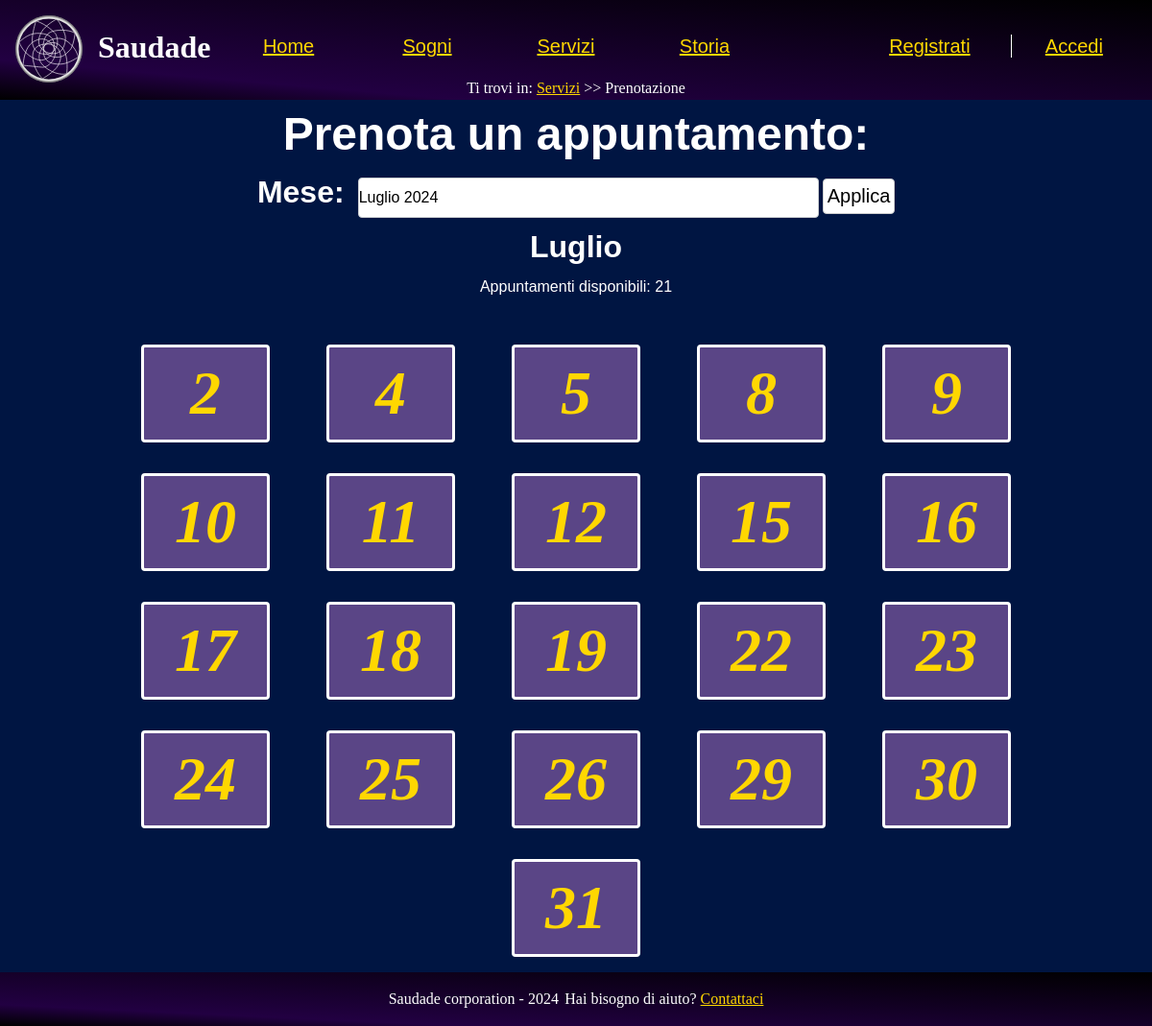
/src/php/calendario.php?data=7-2024, run on the app's committed database.
### tables this page shows
CREATE TABLE prenotazioni (
  data DATE PRIMARY KEY,
  user_name VARCHAR(20),
  FOREIGN KEY (user_name) REFERENCES utenti(user_name) ON DELETE CASCADE ON UPDATE CASCADE,
  UNIQUE (user_name)
);

### src/php/functions.php (called while the page is built, shortened)
<?php
class Functions {
    private $connection;
    public function openDBConnection(){
        global $HOST_DB, $USERNAME, $PASSWORD, $DATABASE_NAME;
        $this->connection = mysqli_connect(
            $HOST_DB,
            $USERNAME,
            $PASSWORD,
            $DATABASE_NAME
        );
        $this->connection->set_charset("utf8");
        return mysqli_connect_errno() == 0;
    }
    public function getConnection(){
        return $this->connection;
    }
    public function executeQuery($query){
        if ($this->openDBConnection()) {
            $risultato = mysqli_query($this->connection, $query) or die("Errore di connessione" . mysqli_error($this->connection));
        } else {
            $risultato = null;
        }
        return $risultato;
    }
}

### src/php/calendario.php (the view, shortened to what this page needs)
<?php
    require_once("functions.php");
    $pagina = new newPage("../html/calendario.html", "Ottieni chip", "Ottieni il tuo chip", "Pagina prenotazione chip");
    $functions = new functions();
    $arrayMesi = array("", "Gennaio", "Febbraio", "Marzo", "Aprile", "Maggio", "Giugno", "Luglio", "Agosto", "Settembre", "Ottobre", "Novembre", "Dicembre");
    if(isset($_GET['data']) && !empty($_GET['data'])){
        $valore = $_GET['data'];
        $valori = explode('-', $valore);
        if(isset($valori[0]) && isset($valori[1])){
            $mese = $valori[0];
            $anno = $valori[1];
            if($mese>=1 && $mese <=12 && $anno>=date('Y')){
                $dataInput = new DateTime("$anno-$mese-01");
                if ($dataInput < new DateTime()) {
                    $dataInizioQuery = (new DateTime())->format("Y-m-d");
                } else {
                    $dataInizioQuery = $dataInput->format("Y-m-d");
                }
                $dataFineQuery = $anno."-".$mese."-"."31";
                $pagina->modificaHTML("{mesePrenotazione}", $arrayMesi[$mese]);
                $pagina->modificaHTML("{annoPrenotazione}", $anno);
                $functions->openDBConnection();
                $stmt = $functions->getConnection()->prepare("SELECT COUNT(DISTINCT data) AS num_date FROM prenotazioni WHERE user_name IS NULL AND data BETWEEN ? AND ?;");
                $stmt->bind_param("ss", $dataInizioQuery, $dataFineQuery);
                $stmt->execute();
                $risultato = $stmt->get_result();
                if ($risultato->num_rows > 0) {
                    $riga = $risultato->fetch_assoc();
                    $numeroAppuntamenti = $riga['num_date'];
                    $pagina->modificaHTML("{numeroAppuntamenti}", $numeroAppuntamenti);
                } else {
                    $pagina->modificaHTML("{numeroAppuntamenti}", "errore");
                }
                $stmt = $functions->getConnection()->prepare("SELECT DISTINCT(data) FROM prenotazioni WHERE user_name IS NULL AND data BETWEEN ? AND ?;");
                $stmt->bind_param("ss", $dataInizioQuery, $dataFineQuery);
                $stmt->execute();
                $risultato = $stmt->get_result();
                if($risultato == null)
                    $pagina->printErrorPage("Data non trovata");
                else{
                    if(mysqli_num_rows($risultato) > 0){
                        $placeHolderData = "";
                        foreach( $risultato as $row){
                            $giorno = substr($row['data'], 8, 2);
                            $giorno = ltrim($giorno, '0');
                            $placeHolderData .= "<li><a href=\"prenotazione.php?data=".$row['data']."\">".$giorno ."</a></li>";
                        }
                        $pagina->modificaHTML("{data}", $placeHolderData);
                    }else{
                        $pagina->modificaHTML("{data}", "Ancora nessuna data disponibile nel periodo selezionato");
                    }
                }
            }
        }else
            $pagina->modificaHTML("{data}", "Data selezionata non valida, scegliere una data esistente");
    }else{
        $pagina->modificaHTML("{data}", "Data selezionata non valida, scegliere una data esistente");
    }
    $dateTabella = $functions->executeQuery("SELECT DISTINCT YEAR(data) AS anno, MONTH(data) AS mese FROM prenotazioni;");
    if($dateTabella == null){
        $pagina->printErrorPage("Errore di connessione al server, riprovare più tardi");
    }else{
        $dateMenu = "";
        foreach($dateTabella as $row){
            if(isset($mese) && isset($anno) && $row['mese'] == $mese && $row['anno'] == $anno)
                $selezionato = "disabled selected";
            else
                $selezionato = "";
            $dateMenu .= "<option value=\"".$row['mese']."-".$row['anno']."\"".$selezionato."> ".$arrayMesi[$row['mese']]." ".$row['anno']." </option>";
        }
    }

### src/CSS/style.css (style rules this page uses)
* { padding: 0; margin: 0; }
:root { --headerBgColor: #220042; --headerTxtColor: #FFFFFF; --BgColor: #001542; --BgTxtColor: #FFFFFF; --footerBgColor: #220042; --footerTxtColor: #FFFFFF; --visitedLinkColor: #38F689; --linkColor: #FFD700; --BgAll: #7A7A7A; --BgSidebar:#00154280; --colorSlide: rgb(90, 69, 134); --slideTitleTxtColor: #FFFFFF; --fontMenu: sans-serif; --errorBackground: #FF0000; --calendarioOver: #2D0000; --errorText: #FFFFFF; --successBackground:#4F7A28; }
html { width: 100%; font-size: 100%; line-height: 1.5em; margin: auto; background-color: var(--BgAll); }
a { color:var(--linkColor) }
body { display: flex; flex-direction: column; min-height: 100vh; line-height: 1.5; background-color: var(--BgColor); }
select.selectForm { appearance: none; -webkit-appearance: none; height: 42px; width: 50%; font-size: 1rem; background-color: var(--BgTxtColor); border: 1px solid #caced1; border-radius: 0.25rem; color: black; cursor: pointer; }
header { text-align: center; width: 100%; background-image: linear-gradient(to top right, #000000 0%, var(--headerBgColor) 20%, #000000 100%); color: var(--headerTxtColor); }
.menu { text-align: center; line-height: 1.5em; vertical-align: middle; margin:auto; }
ul.listaNavBar { padding: 0; text-align: center; list-style: none; font-family: var(--fontMenu); color: var(--visitedLinkColor); margin-top: 1em; }
ul.listaNavBar > li { display: inline-block; width: 10%; margin: 1em 0.5em; font-size: 1.25em; }
ul.listaNavBar > li:nth-last-child(2) { margin-left: 5em; }
ul.listaNavBar > li:nth-last-child(1) { padding-left: 0.25em; border-left: 1px solid white; }
.menu a { margin: auto; color: var(--linkColor); transition: all -50s ease-in-out; }
.menu a::after { color: var(--linkColor); }
#breadcrump { font-size: 1em; text-align: center; position: relative; padding-left: 40%; padding-right: 40%; }
.titolo > h1 { float: left; margin-top: 25px; vertical-align: middle; }
#logo { float: left; width: 70px; height: 70px; margin: 1em; transition: all 1.25s ease; z-index: 10; }
main { margin:auto; width: 80%; min-height:max-content; align-items: center; background-color: var(--BgColor); color:var(--BgTxtColor); font-family: 'Tahoma', sans-serif; }
.elencoSogni > ul { display: flex; flex-wrap: wrap; justify-content: space-evenly; align-content: space-evenly; margin-bottom: 1em; }
.titoloMese { text-align: center; font-size: 2em; font-weight: bold; }
.formPrenotazione { text-align: center; margin-bottom: 3em; }
.formPrenotazione > h2 { color: var(--slideTitleTxtColor); font-size: 3em; font-weight: bold; }
.formPrenotazione > p { margin: 0.2em; }
.formPrenotazione > form > label { font-weight: bold; font-size: 2em; padding-right: 0.3em; }
.formPrenotazione > form > input { width: 75px; height: 37px; font-size: 1.25em; background-color: white; color: black; display: inline-block; border: 1px solid #ccc; border-radius: 4px; }
.elencoDate { list-style: none; gap: 2em; }
.elencoDate > li > a { background-color: var(--colorSlide); text-decoration:none; text-align:center; border: 3px solid white; border-radius: 4px; font-weight: bold; font-style: italic; min-width: 2em; display: block; text-decoration:none; font-size:4em; font-family: "Lucida Handwriting"; }
footer { background-image: linear-gradient(to top right, #000000 0%, var(--headerBgColor) 20%, #000000 100%); color:var(--footerTxtColor); text-align: center; margin-top: auto; width: 100%; padding: 1em 0em 1em 0em; font-size: 1rem; }
footer > p { display: inline-block; }
footer > p:nth-last-child(1) { margin-left: 0.4em; }

### src/CSS/print.css (style rules this page uses)
* { padding: 0; margin: 0; }
html { font-size: 12pt; font-family: "Times New Roman", serif; margin:auto; }
.menu { display:none; }
main#contenuto { text-rendering: optimizeLegibility; }
#logo { display: none; }
p { line-height: 1.5em; }
.elencoSogni > ul { display: flex; flex-wrap: wrap; justify-content: space-evenly; align-content: space-between; margin-bottom: 1em; filter: grayscale(100%); }
#breadcrump { padding: 0.5em 0 0.5em 0; margin-top: 0.5em; border-top: 1px solid #DDD; border-bottom: 1px solid #DDD; font-weight: bold; }
#breadcrump p { max-width: 1024px; margin: auto }
.elencoSogni > ul > li { list-style: none; filter: grayscale(100%); }
.titolo { text-align:center; }
footer { text-align: center; font-size: 10pt; font-style: italic; padding: 1.3em 0.5em 0.5em; border-top: 1px solid #DDD; }
footer > p > a { display:none; }
ul.elencoDate > li > a { font-size: 12pt; margin: 1em; line-height: 1.5em; }

### data on the page
prenotazioni: data "2"
prenotazioni: data "4"
prenotazioni: data "5"
prenotazioni: data "8"
prenotazioni: data "9"
prenotazioni: data "10"
prenotazioni: data "11"
prenotazioni: data "12"
prenotazioni: data "15"
prenotazioni: data "16"
prenotazioni: data "17"
prenotazioni: data "18"
prenotazioni: data "19"
prenotazioni: data "22"
prenotazioni: data "23"
prenotazioni: data "24"
prenotazioni: data "25"
prenotazioni: data "26"
prenotazioni: data "29"
prenotazioni: data "30"
prenotazioni: data "31"
